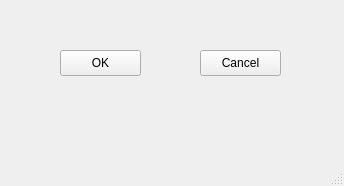
<?xml version="1.0" encoding="UTF-8"?>
<ui version="4.0">
 <class>MainWindow</class>
 <widget class="QMainWindow" name="MainWindow">
  <property name="geometry">
   <rect>
    <x>0</x>
    <y>0</y>
    <width>344</width>
    <height>186</height>
   </rect>
  </property>
  <property name="windowTitle">
   <string>MainWindow</string>
  </property>
  <widget class="QWidget" name="centralwidget">
   <widget class="QPushButton" name="btnOk">
    <property name="geometry">
     <rect>
      <x>60</x>
      <y>50</y>
      <width>81</width>
      <height>26</height>
     </rect>
    </property>
    <property name="text">
     <string>OK</string>
    </property>
   </widget>
   <widget class="QPushButton" name="btnCancel">
    <property name="geometry">
     <rect>
      <x>200</x>
      <y>50</y>
      <width>81</width>
      <height>26</height>
     </rect>
    </property>
    <property name="text">
     <string>Cancel</string>
    </property>
   </widget>
  </widget>
  <widget class="QMenuBar" name="menubar">
   <property name="geometry">
    <rect>
     <x>0</x>
     <y>0</y>
     <width>344</width>
     <height>33</height>
    </rect>
   </property>
  </widget>
  <widget class="QStatusBar" name="statusbar"/>
 </widget>
 <resources/>
 <connections/>
</ui>
